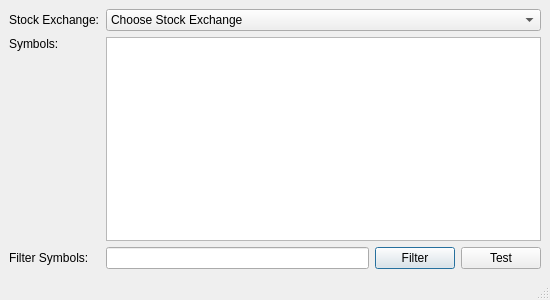
<?xml version="1.0" encoding="UTF-8"?>
<ui version="4.0">
 <class>FinanceTool_Window</class>
 <widget class="QMainWindow" name="FinanceTool_Window">
  <property name="geometry">
   <rect>
    <x>0</x>
    <y>0</y>
    <width>550</width>
    <height>300</height>
   </rect>
  </property>
  <property name="windowTitle">
   <string>Finance Tool v0.0</string>
  </property>
  <widget class="QWidget" name="centralwidget">
   <layout class="QHBoxLayout" name="horizontalLayout_3">
    <item>
     <layout class="QGridLayout" name="gridLayout">
      <item row="1" column="1">
       <widget class="QTableView" name="tableView">
        <property name="selectionMode">
         <enum>QAbstractItemView::SingleSelection</enum>
        </property>
        <property name="selectionBehavior">
         <enum>QAbstractItemView::SelectRows</enum>
        </property>
        <property name="showGrid">
         <bool>true</bool>
        </property>
        <property name="sortingEnabled">
         <bool>true</bool>
        </property>
        <attribute name="horizontalHeaderDefaultSectionSize">
         <number>200</number>
        </attribute>
        <attribute name="horizontalHeaderStretchLastSection">
         <bool>true</bool>
        </attribute>
       </widget>
      </item>
      <item row="2" column="1">
       <layout class="QHBoxLayout" name="horizontalLayout_2">
        <item>
         <widget class="QLineEdit" name="txtFilter"/>
        </item>
        <item>
         <widget class="QPushButton" name="btnFilter">
          <property name="text">
           <string>Filter</string>
          </property>
          <property name="default">
           <bool>true</bool>
          </property>
         </widget>
        </item>
        <item>
         <widget class="QPushButton" name="btnOpenDialog">
          <property name="text">
           <string>Test</string>
          </property>
         </widget>
        </item>
       </layout>
      </item>
      <item row="0" column="0">
       <widget class="QLabel" name="lblStockExchange">
        <property name="text">
         <string>Stock Exchange:</string>
        </property>
       </widget>
      </item>
      <item row="2" column="0">
       <widget class="QLabel" name="lblFilter">
        <property name="text">
         <string>Filter Symbols:</string>
        </property>
        <property name="alignment">
         <set>Qt::AlignLeading|Qt::AlignLeft|Qt::AlignVCenter</set>
        </property>
       </widget>
      </item>
      <item row="0" column="1">
       <widget class="QComboBox" name="cmbStockExchange">
        <item>
         <property name="text">
          <string>Choose Stock Exchange</string>
         </property>
        </item>
        <item>
         <property name="text">
          <string>NASDAQ</string>
         </property>
        </item>
        <item>
         <property name="text">
          <string>NYSE</string>
         </property>
        </item>
        <item>
         <property name="text">
          <string>AMEX</string>
         </property>
        </item>
       </widget>
      </item>
      <item row="1" column="0">
       <widget class="QLabel" name="lblSymbols">
        <property name="text">
         <string>Symbols:</string>
        </property>
        <property name="alignment">
         <set>Qt::AlignLeading|Qt::AlignLeft|Qt::AlignTop</set>
        </property>
       </widget>
      </item>
     </layout>
    </item>
   </layout>
  </widget>
  <widget class="QMenuBar" name="menuBar">
   <property name="geometry">
    <rect>
     <x>0</x>
     <y>0</y>
     <width>550</width>
     <height>21</height>
    </rect>
   </property>
  </widget>
  <widget class="QStatusBar" name="statusBar"/>
 </widget>
 <tabstops>
  <tabstop>cmbStockExchange</tabstop>
  <tabstop>txtFilter</tabstop>
  <tabstop>btnFilter</tabstop>
  <tabstop>tableView</tabstop>
 </tabstops>
 <resources/>
 <connections/>
</ui>
